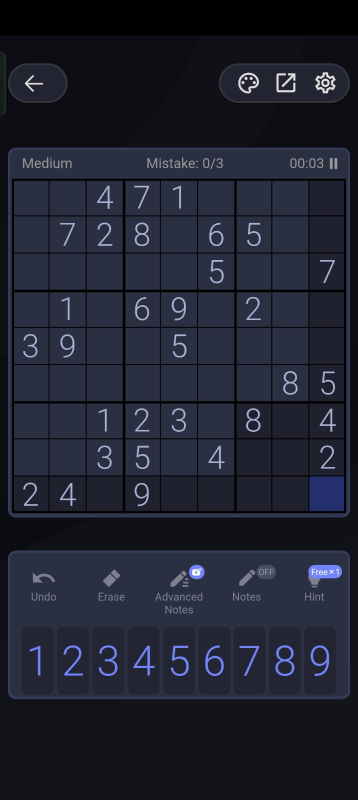
#> input picture image_processing/data/images/main_test.jpg, 716 x 1600 px (shown at 1/2 size)
$ python main.py
#> lines starting #> are read from the running program, lines starting #| are printed output that depends on the picture; after the words box and inside, x2 and y2 are one past the last pixel; in counts of white or black regions, pixels touching at a corner belong together
### image_processing/classes/GridDetector.py
# Standard library imports
import cv2


class GridDetector:
    """
    Class for detecting and cropping the grid from a Sudoku image.
    """

    def crop_image(self, image_path, coordinates, visualize=False):
        """
        Crops the specified region from the image, processes it, and
        optionally visualizes the result.

        Args:
            image_path (str): Path to the input image.
            coordinates (dict): Coordinates for cropping the image
                                in the format {'x1': int, 'y1': int,
                                'x2': int, 'y2': int}.
            visualize (bool): If True, display the cropped and processed image.

        Returns:
            np.array: The processed binary image of the cropped grid.
        """
        # Read the original image
        image = cv2.imread(image_path)

        # Crop the image using the specified coordinates
        x1, y1, x2, y2 = (
            coordinates["x1"],
            coordinates["y1"],
            coordinates["x2"],
            coordinates["y2"],
        )
        cropped_image = image[y1:y2, x1:x2]

        # Convert the cropped image to grayscale
        gray_cropped = cv2.cvtColor(cropped_image, cv2.COLOR_BGR2GRAY)

        # Apply Gaussian blur to reduce noise
        blurred_cropped = cv2.GaussianBlur(gray_cropped, (5, 5), 0)

        # Binarization: keeping lighter colors
        _, binary_cropped = cv2.threshold(
            blurred_cropped, 55, 200, cv2.THRESH_BINARY_INV
        )

        # Show the detected grid image if visualization is requested
        if visualize:
            self.show_image(binary_cropped, "Detected Grid")

        return binary_cropped

    def show_image(self, image, title="Image"):
        """
        Displays an image in a window.

        Args:
            image (np.array): The image to display.
            title (str): The title of the display window.
        """
        cv2.imshow(title, image)
        cv2.waitKey(0)  # Wait until a key is pressed
        cv2.destroyAllWindows()  # Close the display window

### image_processing/classes/CellExtractor.py
# Standard library imports
import numpy as np

# Third-party imports
import matplotlib.pyplot as plt


class CellExtractor:
    """
    Class to extract and visualize individual cells from a 9x9 grid image.
    Designed specifically for Sudoku grid extraction.
    """

    def extract_cells(self, grid_image, visualize=False):
        """
        Extracts a 9x9 grid of cells from an image.

        Args:
            grid_image (np.array): Input image representing the entire Sudoku grid.
            visualize (bool): If True, visualizes the extracted cells in a 9x9 grid.

        Returns:
            cells (list of list of np.array): 2D list of extracted cells.
        """
        cell_height = grid_image.shape[0] // 9
        cell_width = grid_image.shape[1] // 9
        cells = []

        # Loop through rows and columns to extract each cell
        for i in range(9):
            row = []
            for j in range(9):
                # Extract each cell and append to row
                cell = grid_image[
                    i * cell_height : (i + 1) * cell_height,
                    j * cell_width : (j + 1) * cell_width,
                ]
                row.append(cell)
            cells.append(row)

        # Visualize the cells if requested
        if visualize:
            self.visualize_cells(cells)

        return cells

    def visualize_cells(self, cells):
        """
        Visualizes extracted cells in a 9x9 grid format.

        Args:
            cells (list of list of np.array): 2D list of cell images.
        """
        fig, axs = plt.subplots(9, 9, figsize=(12, 12))

        # Display each cell in its corresponding subplot
        for i in range(9):
            for j in range(9):
                axs[i, j].imshow(cells[i][j], cmap="gray")  # Display cell in grayscale
                axs[i, j].axis("off")  # Hide axes for cleaner look

        # Adjust layout and spacing
        plt.subplots_adjust(wspace=0.1, hspace=0.1)
        plt.show()

### image_processing/classes/DigitRecognizer.py
# Standard library imports
import numpy as np

# Third-party imports
import cv2
import pytesseract
from rich.progress import (
    Progress,
    TextColumn,
    BarColumn,
    TaskProgressColumn,
    TimeRemainingColumn,
)
from rich.console import Console

# Configure Tesseract executable path
pytesseract.pytesseract.tesseract_cmd = r"C:\Program Files\Tesseract-OCR\tesseract.exe"


class DigitRecognizer:
    """
    Class for recognizing digits in a 9x9 grid of image cells,
    specifically designed for Sudoku recognition.
    """

    def recognize_digits(self, cells, border_crop=6, visualize=False, verbose=False):
        """
        Recognizes digits in a grid of cell images using Tesseract OCR.

        Args:
            cells (list of list of np.array): 2D list containing cell images for OCR processing.
            border_crop (int): Crop border around each cell image (not implemented in this example).
            visualize (bool): Whether to display each cell's image step-by-step.
            verbose (bool): If True, print recognized digit info in terminal.

        Returns:
            sudoku_grid (list of list of int): Recognized 9x9 grid with detected digits.
        """
        sudoku_grid = []  # Initialize grid to store recognized digits

        # Calculate the total number of cells for progress tracking
        total_cells = len(cells) * len(cells[0])

        # Set up the progress bar for elegant terminal output
        with Progress(
            TextColumn("[bold blue]Recognizing digits", justify="right"),
            BarColumn(),
            TaskProgressColumn(),
            TextColumn("• Cell: {task.fields[celda]}"),
            TextColumn("• Digit: {task.fields[digit]}"),
            TimeRemainingColumn(),
        ) as progress:
            # Add progress task with custom fields
            task = progress.add_task(
                "Recognition", total=total_cells, celda="[0,0]", digit=""
            )

            # Iterate over each row and cell in the 9x9 grid
            for i, row in enumerate(cells):
                row_values = []  # Store digits recognized in the current row
                for j, cell in enumerate(row):

                    # Scale up the image to enhance Tesseract's recognition
                    large_cell = cv2.resize(
                        cell, (0, 0), fx=2, fy=2, interpolation=cv2.INTER_LINEAR
                    )

                    # Tesseract OCR configuration
                    config = "--psm 10 -c tessedit_char_whitelist=0123456789"
                    digit = pytesseract.image_to_string(large_cell, config=config)

                    # Clean up and validate OCR result
                    recognized_digit = (
                        int(digit.strip())
                        if digit.strip().isdigit() and int(digit.strip()) <= 9
                        else 0
                    )
                    row_values.append(recognized_digit)

                    # Update progress bar with recognized digit and current cell
                    progress.update(
                        task, advance=1, celda=f"[{i},{j}]", digit=str(recognized_digit)
                    )

                sudoku_grid.append(row_values)  # Append row to the final grid

        # Close any visualization windows if opened
        if visualize:
            cv2.destroyAllWindows()

        # Display the recognized Sudoku grid as a formatted 9x9 matrix in the terminal
        if verbose:
            console = Console()
            console.print("\n[bold blue]Recognized Sudoku Grid:[/bold blue]")
            for i, row in enumerate(sudoku_grid):
                # Format row, using "." for unrecognized digits
                row_str = " ".join(f"{num}" if num != 0 else "." for num in row)

                # Add horizontal divider every 3 rows for 3x3 subgrid visualization
                if i % 3 == 0 and i != 0:
                    console.print("[bold]- - - + - - - + - - -[/bold]")

                # Add vertical dividers for 3x3 subgrid format
                formatted_row = f"{row_str[:5]} | {row_str[6:11]} | {row_str[12:]}"
                console.print(formatted_row)

        return sudoku_grid  # Return the 9x9 grid of recognized digits

### image_processing/main.py
# image_processing/main.py

# Standard library imports
import json  # Import json for handling JSON files

# Third-party imports
import cv2  # Import OpenCV for image processing

# Local application imports
from classes.GridDetector import GridDetector  # Import GridDetector class
from classes.CellExtractor import CellExtractor  # Import CellExtractor class
from classes.DigitRecognizer import DigitRecognizer  # Import DigitRecognizer class
from classes.SudokuValidator import SudokuValidator  # Import SudokuValidator class


def load_coordinates_from_json(json_file="config/crop_coordinates.json"):
    """Load cropping coordinates from a JSON file."""
    with open(json_file, "r") as file:
        data = json.load(file)
        return data["coordinates"]


def process_sudoku_image(image_path, output_path):
    crop_coordinates = load_coordinates_from_json()  # Load crop coordinates from JSON
#> (reads image_processing/config/crop_coordinates.json from the repository)

    # Step 1: Detect the Sudoku grid
    grid_detector = GridDetector()  # Create an instance of GridDetector
    grid_image = grid_detector.crop_image(
        image_path, visualize=True, coordinates=crop_coordinates
    )  # Crop the grid image
#> in crop_image, image is the input picture: shape (1600, 716, 3); mean B, G, R 48.2, 35, 32.1
#> in crop_image, `cropped_image = image[y1:y2, x1:x2]`:
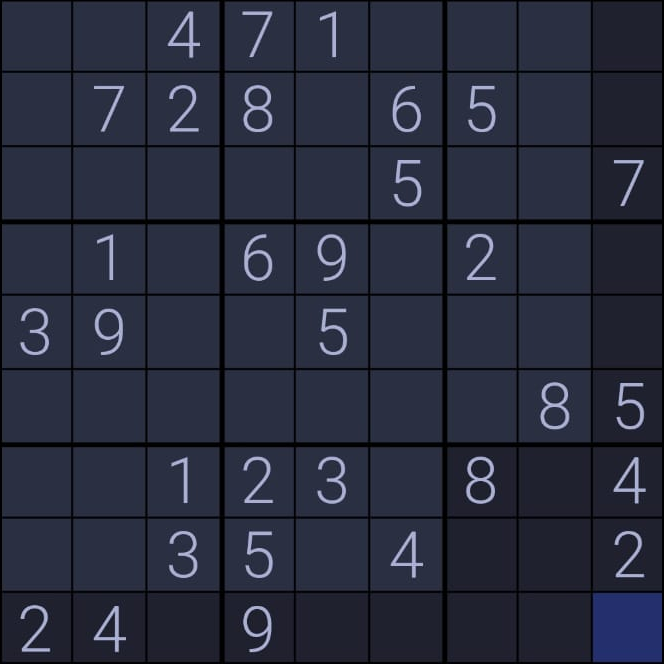
#> cropped_image: shape (664, 664, 3); mean B, G, R 60.8, 43.8, 39.8
#> in crop_image, `gray_cropped = cv2.cvtColor(cropped_image, cv2.COLOR_BGR2GRAY)`:
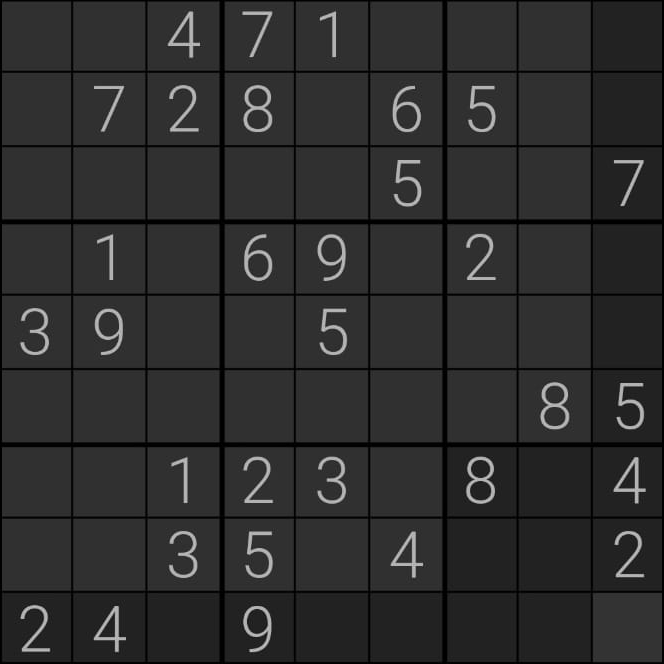
#> gray_cropped: shape (664, 664); min 0, max 204, mean 44.7
#> in crop_image, `_, binary_cropped = cv2.threshold( blurred_cropped, 55, 200, cv2.THRES..`:
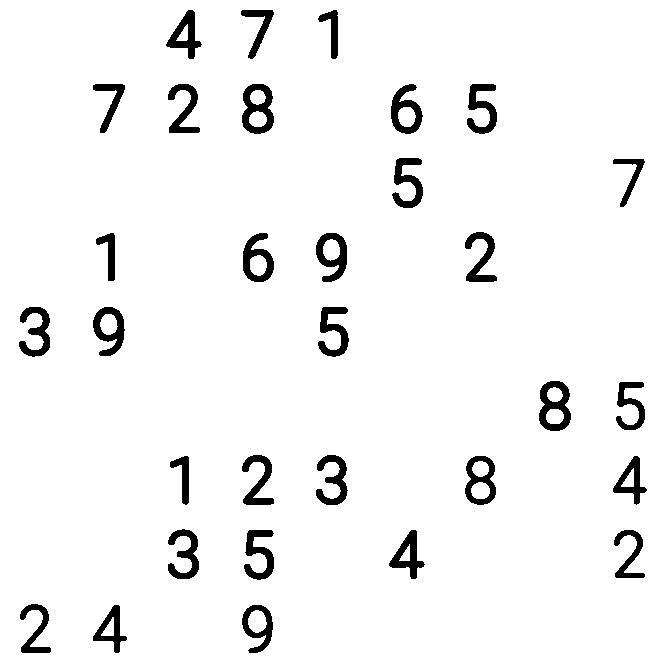
#> binary_cropped: shape (664, 664); values 0 (black) and 200 (white), 95.3% white; 31 black regions, largest, box (x1, y1, x2, y2) and area: (242, 84, 274, 134) 897, (539, 381, 571, 431) 896, (316, 233, 347, 282) 783

    # Step 2: Extract cells from the grid
    extractor = CellExtractor()  # Create an instance of CellExtractor
    cells = extractor.extract_cells(grid_image, visualize=True)  # Extract cells
#> after the loop in extract_cells, `for i in range(9):`: cells = 9 items
#> in visualize_cells, `plt.show()`:
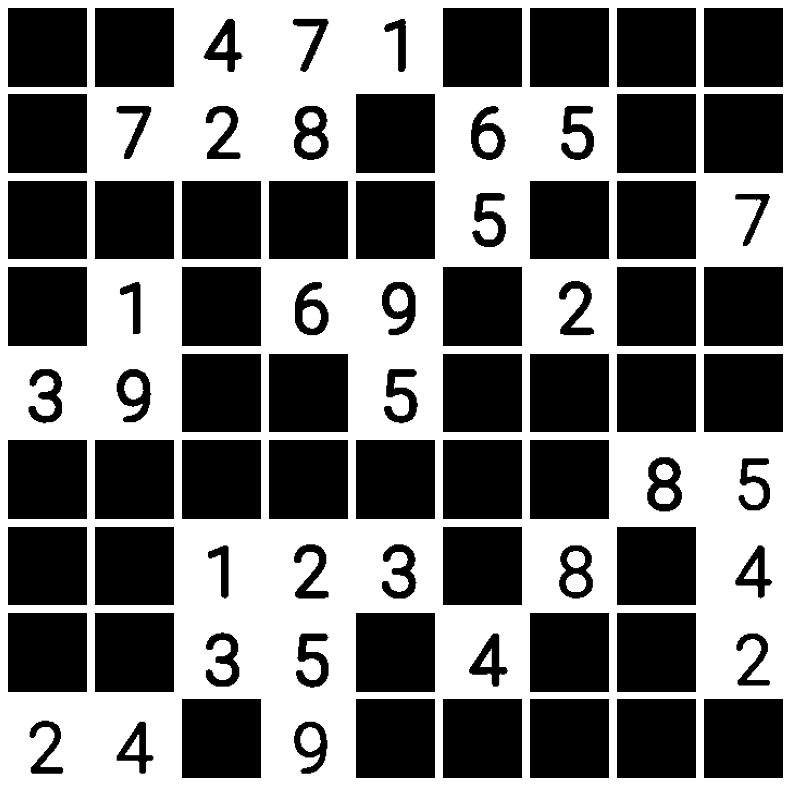
#> figure drawn by matplotlib, 81 panels
#> cells = 9 items

    # Step 3: Recognize digits in the extracted cells (optional)
    recognizer = DigitRecognizer()  # Create an instance of DigitRecognizer
    sudoku_grid = recognizer.recognize_digits(cells, visualize=False, verbose=True)
#> in recognize_digits, `total_cells = len(cells) * len(cells[0])`: total_cells = 81
#> the loop in recognize_digits, `for i, row in enumerate(cells):` made 1 pass
#> after the loop in recognize_digits, `for i, row in enumerate(cells):`: cell: shape (73, 73); every value is 200
#> after the loop in recognize_digits, `for i, row in enumerate(cells):`: large_cell: shape (146, 146); every value is 200
#> after the loop in recognize_digits, `for i, row in enumerate(cells):`: sudoku_grid = []

    # Save the recognized Sudoku grid to a JSON file
    with open(output_path, "w") as f:
        json.dump({"sudoku_grid": sudoku_grid}, f)

    # Validate the Sudoku grid using the SudokuValidator
    validator = SudokuValidator(
        "data/json/extracted_grid_ref.json", "output/extracted_grid.json"
    )
    validator.validate()


if __name__ == "__main__":
    image_path = "data/images/main_test.jpg"  # Specify the image path
    output_path = "output/extracted_grid.json"  # Specify the output path
    process_sudoku_image(image_path, output_path)  # Process the Sudoku image
#> (the call stopped at in recognize_digits, `digit = pytesseract.image_to_string(large_cell, config=config)`: pytesseract is not available in this run)
